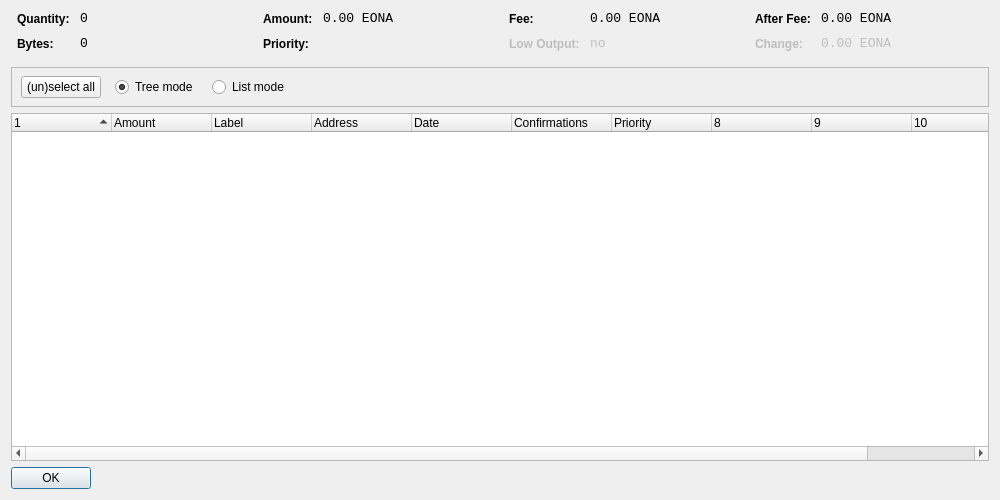
<?xml version="1.0" encoding="UTF-8"?>
<ui version="4.0">
 <class>CoinControlDialog</class>
 <widget class="QDialog" name="CoinControlDialog">
  <property name="geometry">
   <rect>
    <x>0</x>
    <y>0</y>
    <width>1000</width>
    <height>500</height>
   </rect>
  </property>
  <property name="windowTitle">
   <string>Coin Control</string>
  </property>
  <layout class="QVBoxLayout" name="verticalLayout">
   <item>
    <layout class="QHBoxLayout" name="horizontalLayoutTop" stretch="0,0,0,0">
     <property name="topMargin">
      <number>0</number>
     </property>
     <property name="bottomMargin">
      <number>10</number>
     </property>
     <item>
      <layout class="QFormLayout" name="formLayoutCoinControl1">
       <property name="horizontalSpacing">
        <number>10</number>
       </property>
       <property name="verticalSpacing">
        <number>10</number>
       </property>
       <property name="leftMargin">
        <number>6</number>
       </property>
       <property name="rightMargin">
        <number>6</number>
       </property>
       <item row="0" column="0">
        <widget class="QLabel" name="labelCoinControlQuantityText">
         <property name="styleSheet">
          <string notr="true">font-weight:bold;</string>
         </property>
         <property name="text">
          <string>Quantity:</string>
         </property>
        </widget>
       </item>
       <item row="0" column="1">
        <widget class="QLabel" name="labelCoinControlQuantity">
         <property name="font">
          <font>
           <family>Monospace</family>
           <pointsize>10</pointsize>
          </font>
         </property>
         <property name="cursor">
          <cursorShape>IBeamCursor</cursorShape>
         </property>
         <property name="contextMenuPolicy">
          <enum>Qt::ActionsContextMenu</enum>
         </property>
         <property name="text">
          <string notr="true">0</string>
         </property>
         <property name="textInteractionFlags">
          <set>Qt::LinksAccessibleByMouse|Qt::TextSelectableByKeyboard|Qt::TextSelectableByMouse</set>
         </property>
        </widget>
       </item>
       <item row="1" column="0">
        <widget class="QLabel" name="labelCoinControlBytesText">
         <property name="styleSheet">
          <string notr="true">font-weight:bold;</string>
         </property>
         <property name="text">
          <string>Bytes:</string>
         </property>
        </widget>
       </item>
       <item row="1" column="1">
        <widget class="QLabel" name="labelCoinControlBytes">
         <property name="font">
          <font>
           <family>Monospace</family>
           <pointsize>10</pointsize>
          </font>
         </property>
         <property name="cursor">
          <cursorShape>IBeamCursor</cursorShape>
         </property>
         <property name="contextMenuPolicy">
          <enum>Qt::ActionsContextMenu</enum>
         </property>
         <property name="text">
          <string notr="true">0</string>
         </property>
         <property name="textInteractionFlags">
          <set>Qt::LinksAccessibleByMouse|Qt::TextSelectableByKeyboard|Qt::TextSelectableByMouse</set>
         </property>
        </widget>
       </item>
      </layout>
     </item>
     <item>
      <layout class="QFormLayout" name="formLayoutCoinControl2">
       <property name="horizontalSpacing">
        <number>10</number>
       </property>
       <property name="verticalSpacing">
        <number>10</number>
       </property>
       <property name="leftMargin">
        <number>6</number>
       </property>
       <property name="rightMargin">
        <number>6</number>
       </property>
       <item row="0" column="0">
        <widget class="QLabel" name="labelCoinControlAmountText">
         <property name="styleSheet">
          <string notr="true">font-weight:bold;</string>
         </property>
         <property name="text">
          <string>Amount:</string>
         </property>
        </widget>
       </item>
       <item row="0" column="1">
        <widget class="QLabel" name="labelCoinControlAmount">
         <property name="font">
          <font>
           <family>Monospace</family>
           <pointsize>10</pointsize>
          </font>
         </property>
         <property name="cursor">
          <cursorShape>IBeamCursor</cursorShape>
         </property>
         <property name="contextMenuPolicy">
          <enum>Qt::ActionsContextMenu</enum>
         </property>
         <property name="text">
          <string notr="true">0.00 EONA</string>
         </property>
         <property name="textInteractionFlags">
          <set>Qt::LinksAccessibleByMouse|Qt::TextSelectableByKeyboard|Qt::TextSelectableByMouse</set>
         </property>
        </widget>
       </item>
       <item row="1" column="0">
        <widget class="QLabel" name="labelCoinControlPriorityText">
         <property name="styleSheet">
          <string notr="true">font-weight:bold;</string>
         </property>
         <property name="text">
          <string>Priority:</string>
         </property>
        </widget>
       </item>
       <item row="1" column="1">
        <widget class="QLabel" name="labelCoinControlPriority">
         <property name="font">
          <font>
           <family>Monospace</family>
           <pointsize>10</pointsize>
          </font>
         </property>
         <property name="cursor">
          <cursorShape>IBeamCursor</cursorShape>
         </property>
         <property name="contextMenuPolicy">
          <enum>Qt::ActionsContextMenu</enum>
         </property>
         <property name="text">
          <string/>
         </property>
         <property name="textInteractionFlags">
          <set>Qt::LinksAccessibleByMouse|Qt::TextSelectableByKeyboard|Qt::TextSelectableByMouse</set>
         </property>
        </widget>
       </item>
      </layout>
     </item>
     <item>
      <layout class="QFormLayout" name="formLayoutCoinControl3">
       <property name="horizontalSpacing">
        <number>10</number>
       </property>
       <property name="verticalSpacing">
        <number>10</number>
       </property>
       <property name="leftMargin">
        <number>6</number>
       </property>
       <property name="rightMargin">
        <number>6</number>
       </property>
       <item row="0" column="0">
        <widget class="QLabel" name="labelCoinControlFeeText">
         <property name="styleSheet">
          <string notr="true">font-weight:bold;</string>
         </property>
         <property name="text">
          <string>Fee:</string>
         </property>
        </widget>
       </item>
       <item row="0" column="1">
        <widget class="QLabel" name="labelCoinControlFee">
         <property name="font">
          <font>
           <family>Monospace</family>
           <pointsize>10</pointsize>
          </font>
         </property>
         <property name="cursor">
          <cursorShape>IBeamCursor</cursorShape>
         </property>
         <property name="contextMenuPolicy">
          <enum>Qt::ActionsContextMenu</enum>
         </property>
         <property name="text">
          <string notr="true">0.00 EONA</string>
         </property>
         <property name="textInteractionFlags">
          <set>Qt::LinksAccessibleByMouse|Qt::TextSelectableByKeyboard|Qt::TextSelectableByMouse</set>
         </property>
        </widget>
       </item>
       <item row="1" column="0">
        <widget class="QLabel" name="labelCoinControlLowOutputText">
         <property name="enabled">
          <bool>false</bool>
         </property>
         <property name="styleSheet">
          <string notr="true">font-weight:bold;</string>
         </property>
         <property name="text">
          <string>Low Output:</string>
         </property>
        </widget>
       </item>
       <item row="1" column="1">
        <widget class="QLabel" name="labelCoinControlLowOutput">
         <property name="enabled">
          <bool>false</bool>
         </property>
         <property name="font">
          <font>
           <family>Monospace</family>
           <pointsize>10</pointsize>
          </font>
         </property>
         <property name="cursor">
          <cursorShape>IBeamCursor</cursorShape>
         </property>
         <property name="contextMenuPolicy">
          <enum>Qt::ActionsContextMenu</enum>
         </property>
         <property name="text">
          <string notr="true">no</string>
         </property>
         <property name="textInteractionFlags">
          <set>Qt::LinksAccessibleByMouse|Qt::TextSelectableByKeyboard|Qt::TextSelectableByMouse</set>
         </property>
        </widget>
       </item>
      </layout>
     </item>
     <item>
      <layout class="QFormLayout" name="formLayoutCoinControl4">
       <property name="horizontalSpacing">
        <number>10</number>
       </property>
       <property name="verticalSpacing">
        <number>10</number>
       </property>
       <property name="leftMargin">
        <number>6</number>
       </property>
       <property name="rightMargin">
        <number>6</number>
       </property>
       <item row="0" column="0">
        <widget class="QLabel" name="labelCoinControlAfterFeeText">
         <property name="styleSheet">
          <string notr="true">font-weight:bold;</string>
         </property>
         <property name="text">
          <string>After Fee:</string>
         </property>
        </widget>
       </item>
       <item row="0" column="1">
        <widget class="QLabel" name="labelCoinControlAfterFee">
         <property name="font">
          <font>
           <family>Monospace</family>
           <pointsize>10</pointsize>
          </font>
         </property>
         <property name="cursor">
          <cursorShape>IBeamCursor</cursorShape>
         </property>
         <property name="contextMenuPolicy">
          <enum>Qt::ActionsContextMenu</enum>
         </property>
         <property name="text">
          <string notr="true">0.00 EONA</string>
         </property>
         <property name="textInteractionFlags">
          <set>Qt::LinksAccessibleByMouse|Qt::TextSelectableByKeyboard|Qt::TextSelectableByMouse</set>
         </property>
        </widget>
       </item>
       <item row="1" column="0">
        <widget class="QLabel" name="labelCoinControlChangeText">
         <property name="enabled">
          <bool>false</bool>
         </property>
         <property name="styleSheet">
          <string notr="true">font-weight:bold;</string>
         </property>
         <property name="text">
          <string>Change:</string>
         </property>
        </widget>
       </item>
       <item row="1" column="1">
        <widget class="QLabel" name="labelCoinControlChange">
         <property name="enabled">
          <bool>false</bool>
         </property>
         <property name="font">
          <font>
           <family>Monospace</family>
           <pointsize>10</pointsize>
          </font>
         </property>
         <property name="cursor">
          <cursorShape>IBeamCursor</cursorShape>
         </property>
         <property name="contextMenuPolicy">
          <enum>Qt::ActionsContextMenu</enum>
         </property>
         <property name="text">
          <string notr="true">0.00 EONA</string>
         </property>
         <property name="textInteractionFlags">
          <set>Qt::LinksAccessibleByMouse|Qt::TextSelectableByKeyboard|Qt::TextSelectableByMouse</set>
         </property>
        </widget>
       </item>
      </layout>
     </item>
    </layout>
   </item>
   <item>
    <widget class="QFrame" name="frame">
     <property name="minimumSize">
      <size>
       <width>0</width>
       <height>40</height>
      </size>
     </property>
     <property name="frameShape">
      <enum>QFrame::StyledPanel</enum>
     </property>
     <property name="frameShadow">
      <enum>QFrame::Sunken</enum>
     </property>
     <widget class="QWidget" name="horizontalLayoutWidget">
      <property name="geometry">
       <rect>
        <x>10</x>
        <y>0</y>
        <width>781</width>
        <height>41</height>
       </rect>
      </property>
      <layout class="QHBoxLayout" name="horizontalLayoutPanel" stretch="0,0,0,0,0">
       <property name="spacing">
        <number>14</number>
       </property>
       <item>
        <widget class="QPushButton" name="pushButtonSelectAll">
         <property name="sizePolicy">
          <sizepolicy hsizetype="Maximum" vsizetype="Fixed">
           <horstretch>0</horstretch>
           <verstretch>0</verstretch>
          </sizepolicy>
         </property>
         <property name="text">
          <string>(un)select all</string>
         </property>
        </widget>
       </item>
       <item>
        <widget class="QRadioButton" name="radioTreeMode">
         <property name="sizePolicy">
          <sizepolicy hsizetype="Maximum" vsizetype="Fixed">
           <horstretch>0</horstretch>
           <verstretch>0</verstretch>
          </sizepolicy>
         </property>
         <property name="text">
          <string>Tree mode</string>
         </property>
         <property name="checked">
          <bool>true</bool>
         </property>
        </widget>
       </item>
       <item>
        <widget class="QRadioButton" name="radioListMode">
         <property name="sizePolicy">
          <sizepolicy hsizetype="Maximum" vsizetype="Fixed">
           <horstretch>0</horstretch>
           <verstretch>0</verstretch>
          </sizepolicy>
         </property>
         <property name="text">
          <string>List mode</string>
         </property>
        </widget>
       </item>
       <item>
        <spacer name="horizontalSpacer">
         <property name="orientation">
          <enum>Qt::Horizontal</enum>
         </property>
         <property name="sizeHint" stdset="0">
          <size>
           <width>40</width>
           <height>20</height>
          </size>
         </property>
        </spacer>
       </item>
      </layout>
     </widget>
    </widget>
   </item>
   <item>
    <widget class="CoinControlTreeWidget" name="treeWidget">
     <property name="contextMenuPolicy">
      <enum>Qt::CustomContextMenu</enum>
     </property>
     <property name="sortingEnabled">
      <bool>false</bool>
     </property>
     <property name="columnCount">
      <number>11</number>
     </property>
     <attribute name="headerShowSortIndicator" stdset="0">
      <bool>true</bool>
     </attribute>
     <attribute name="headerStretchLastSection">
      <bool>false</bool>
     </attribute>
     <column>
      <property name="text">
       <string/>
      </property>
     </column>
     <column>
      <property name="text">
       <string>Amount</string>
      </property>
     </column>
     <column>
      <property name="text">
       <string>Label</string>
      </property>
     </column>
     <column>
      <property name="text">
       <string>Address</string>
      </property>
     </column>
     <column>
      <property name="text">
       <string>Date</string>
      </property>
     </column>
     <column>
      <property name="text">
       <string>Confirmations</string>
      </property>
      <property name="toolTip">
       <string>Confirmed</string>
      </property>
     </column>
     <column>
      <property name="text">
       <string>Priority</string>
      </property>
     </column>
     <column>
      <property name="text">
       <string/>
      </property>
     </column>
     <column>
      <property name="text">
       <string/>
      </property>
     </column>
     <column>
      <property name="text">
       <string/>
      </property>
     </column>
     <column>
      <property name="text">
       <string/>
      </property>
     </column>
    </widget>
   </item>
   <item>
    <widget class="QDialogButtonBox" name="buttonBox">
     <property name="sizePolicy">
      <sizepolicy hsizetype="Maximum" vsizetype="Fixed">
       <horstretch>0</horstretch>
       <verstretch>0</verstretch>
      </sizepolicy>
     </property>
     <property name="orientation">
      <enum>Qt::Horizontal</enum>
     </property>
     <property name="standardButtons">
      <set>QDialogButtonBox::Ok</set>
     </property>
    </widget>
   </item>
  </layout>
 </widget>
 <customwidgets>
  <customwidget>
   <class>CoinControlTreeWidget</class>
   <extends>QTreeWidget</extends>
   <header>coincontroltreewidget.h</header>
  </customwidget>
 </customwidgets>
 <resources/>
 <connections/>
</ui>
